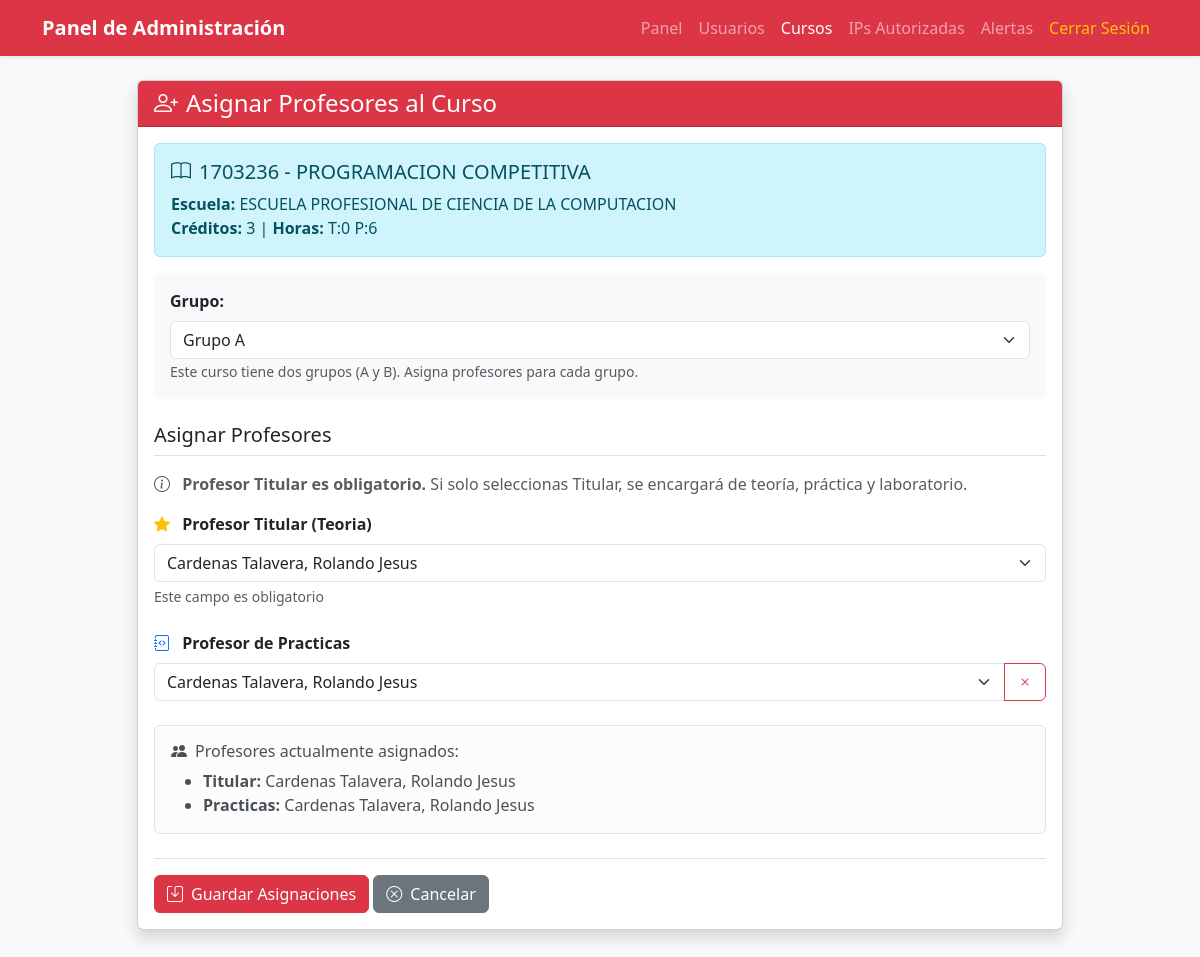
/gestion/cursos/1703236/profesores/ (signed in), run on the app's committed database.
### app/models/curso/models.py (models this page shows, shortened)
class Curso(models.Model):
    codigo = models.CharField(max_length=20, unique=True, primary_key=True)
    nombre = models.CharField(max_length=200)
    descripcion = models.TextField(blank=True, null=True)
    creditos = models.IntegerField(default=3)
    horas_teoria = models.IntegerField(default=2)
    horas_practica = models.IntegerField(default=2)
    horas_laboratorio = models.IntegerField(default=0)
    semestre_recomendado = models.IntegerField(default=1)
    escuela = models.ForeignKey(
        Escuela,
        on_delete=models.PROTECT,
        related_name='cursos'
    )
    prerequisitos = models.ManyToManyField(
        'self',
        symmetrical=False,
        related_name='cursos_siguientes',
        blank=True
    )
    fecha_creacion = models.DateTimeField(auto_now_add=True)
    fecha_actualizacion = models.DateTimeField(auto_now=True)
    is_active = models.BooleanField(default=True)
    tiene_grupo_b = models.BooleanField(
        default=False,
        help_text='Si el curso tiene dos grupos (A y B)'
    )
    class Meta:
        db_table = 'curso'
        verbose_name = 'Curso'
        verbose_name_plural = 'Cursos'
        ordering = ['codigo']

### app/models/usuario/models.py (models this page shows, shortened)
class Escuela(models.Model):
    codigo = models.CharField(max_length=20, unique=True, primary_key=True)
    nombre = models.CharField(max_length=200)
    facultad = models.CharField(max_length=200, blank=True, null=True)
    descripcion = models.TextField(blank=True, null=True)
    is_active = models.BooleanField(default=True)
    class Meta:
        db_table = 'escuela'
        verbose_name = 'Escuela'
        verbose_name_plural = 'Escuelas'

class Profesor(models.Model):
    usuario = models.OneToOneField(
        Usuario,
        on_delete=models.CASCADE,
        primary_key=True,
        related_name='profesor'
    )
    tipo_profesor = models.ForeignKey(
        TipoProfesor,
        on_delete=models.PROTECT,
        related_name='profesores'
    )
    escuela = models.ForeignKey(
        Escuela,
        on_delete=models.PROTECT,
        related_name='profesores',
        null=True,
        blank=True
    )
    especialidad = models.CharField(max_length=200, blank=True, null=True)
    grado_academico = models.CharField(max_length=100, blank=True, null=True)
    cv_url = models.URLField(blank=True, null=True)
    class Meta:
        db_table = 'profesor'
        verbose_name = 'Profesor'
        verbose_name_plural = 'Profesores'

class Usuario(AbstractBaseUser, PermissionsMixin):
    codigo = models.CharField(max_length=20, unique=True, primary_key=True)
    nombres = models.CharField(max_length=100)
    apellidos = models.CharField(max_length=100)
    email = models.EmailField(unique=True, validators=[EmailValidator()])
    telefono = models.CharField(max_length=20, blank=True, null=True)
    dni = models.CharField(
        max_length=8,
        unique=True,
        validators=[RegexValidator(regex=r'^\d{8}$', message='DNI debe tener 8 dígitos')]
    )
    tipo_usuario = models.ForeignKey(
        TipoUsuario,
        on_delete=models.PROTECT,
        related_name='usuarios'
    )
    estado_cuenta = models.ForeignKey(
        EstadoCuenta,
        on_delete=models.PROTECT,
        related_name='usuarios',
        default='ACTIVO'
    )
    permisos_usuario = models.ManyToManyField(
        Permiso,
        related_name='usuarios',
        blank=True
    )
    fecha_registro = models.DateTimeField(auto_now_add=True)
    fecha_actualizacion = models.DateTimeField(auto_now=True)
    ultimo_acceso = models.DateTimeField(null=True, blank=True)
    direccion_ip_ultimo_acceso = models.GenericIPAddressField(null=True, blank=True)
    is_active = models.BooleanField(default=True)
    is_staff = models.BooleanField(default=False)
    is_superuser = models.BooleanField(default=False)
    objects = UsuarioManager()
    USERNAME_FIELD = 'email'
    REQUIRED_FIELDS = ['codigo', 'nombres', 'apellidos', 'dni']
    class Meta:
        db_table = 'usuario'
        verbose_name = 'Usuario'
        verbose_name_plural = 'Usuarios'
        ordering = ['apellidos', 'nombres']

### app/models/horario/models.py (models this page shows, shortened)
class Horario(models.Model):
    DIAS_SEMANA = [
        (1, 'Lunes'),
        (2, 'Martes'),
        (3, 'Miércoles'),
        (4, 'Jueves'),
        (5, 'Viernes'),
        (6, 'Sábado'),
        (7, 'Domingo'),
    ]
    TIPO_CLASE = [
        ('TEORIA', 'Teoría'),
        ('PRACTICA', 'Práctica'),
        ('LABORATORIO', 'Laboratorio'),
        ('RESERVA', 'Reserva de Ambiente'),
    ]
    curso = models.ForeignKey(
        Curso,
        on_delete=models.CASCADE,
        related_name='horarios',
        null=True,
        blank=True
    )
    profesor = models.ForeignKey(
        Profesor,
        on_delete=models.SET_NULL,
        null=True,
        related_name='horarios'
    )
    ubicacion = models.ForeignKey(
        Ubicacion,
        on_delete=models.SET_NULL,
        null=True,
        related_name='horarios'
    )
    dia_semana = models.IntegerField(choices=DIAS_SEMANA)
    hora_inicio = models.TimeField()
    hora_fin = models.TimeField()
    tipo_clase = models.CharField(max_length=20, choices=TIPO_CLASE)
    periodo_academico = models.CharField(max_length=20)  # Ej: 2024-1
    grupo = models.CharField(max_length=10, default='A')  # A, B, C, etc.
    fecha_inicio = models.DateField()
    fecha_fin = models.DateField()
    is_active = models.BooleanField(default=True)
    observaciones = models.TextField(blank=True, null=True)
    es_reserva_extra = models.BooleanField(default=False)
    class Meta:
        db_table = 'horario'
        verbose_name = 'Horario'
        verbose_name_plural = 'Horarios'
        ordering = ['dia_semana', 'hora_inicio']

### app/models/curso/admin_views.py (the view, shortened to what this page needs)
# urls.py: path('gestion/cursos/<str:curso_codigo>/profesores/', asignar_profesores, name='asignar_profesores'),
@never_cache
@login_required
def asignar_profesores(request, curso_codigo):
    if not hasattr(request.user, 'tipo_usuario'):
        messages.error(request, 'No tiene permisos para acceder a esta página.')
        return redirect('login')
    tipo = request.user.tipo_usuario.nombre
    if tipo not in ['Administrador', 'Secretaria']:
        messages.error(request, 'Solo administradores y secretarias pueden asignar profesores.')
        return redirect('listar_cursos')
    curso = get_object_or_404(Curso, codigo=curso_codigo)
    profesores = Usuario.objects.filter(
        tipo_usuario__codigo='PROFESOR',
        is_active=True
    ).order_by('apellidos', 'nombres')
    grupo_consulta = request.GET.get('grupo', 'A')
    horarios = Horario.objects.filter(
        curso=curso,
        grupo=grupo_consulta
    ).filter(
        Q(is_active=True) | Q(hora_inicio='00:00:00')
    ).select_related('profesor__usuario').order_by('-is_active', '-id')
    horario_titular = horarios.filter(tipo_clase='TEORIA').first()
    horario_practicas = horarios.filter(tipo_clase='PRACTICA').first()
    horario_laboratorio = horarios.filter(tipo_clase='LABORATORIO').first()
    if curso.horas_teoria == 0 and not horario_titular:
        horario_titular = horarios.filter(tipo_clase='PRACTICA').first()
        if not horario_titular:
            horario_titular = horarios.filter(tipo_clase='LABORATORIO').first()
    profesor_titular = horario_titular
    profesor_practicas = horario_practicas
    profesor_laboratorio = horario_laboratorio
    context = {
        'usuario': request.user,
        'curso': curso,
        'profesores': profesores,
        'profesor_titular': profesor_titular,
        'profesor_practicas': profesor_practicas,
        'profesor_laboratorio': profesor_laboratorio,
        'grupo_actual': grupo_consulta,
    }
    return render(request, 'admin/asignar_profesores.html', context)

### Templates/admin/asignar_profesores.html (shortened to what this page needs)
<!doctype html>
<html lang="es">
<head>
    <link href="https://cdn.jsdelivr.net/npm/bootstrap@5.3.2/dist/css/bootstrap.min.css" rel="stylesheet">
    <link rel="stylesheet" href="https://cdn.jsdelivr.net/npm/bootstrap-icons@1.11.1/font/bootstrap-icons.css">
</head>
<body class="bg-light">
    <nav class="navbar navbar-expand-lg navbar-dark bg-danger shadow-sm">
        <div class="container">
            <a class="navbar-brand fw-bold" href="{% url 'secretaria_dashboard' %}">Panel de Administración</a>
            <div class="collapse navbar-collapse">
                <ul class="navbar-nav ms-auto">
                    <li class="nav-item"><a class="nav-link" href="{% url 'secretaria_dashboard' %}">Panel</a></li>
                    <li class="nav-item"><a class="nav-link" href="{% url 'listar_usuarios' %}">Usuarios</a></li>
                    <li class="nav-item"><a class="nav-link active" href="{% url 'listar_cursos' %}">Cursos</a></li>
                    <li class="nav-item"><a class="nav-link" href="{% url 'listar_ips' %}">IPs Autorizadas</a></li>
                    <li class="nav-item"><a class="nav-link" href="{% url 'listar_alertas' %}">Alertas</a></li>
                    <li class="nav-item"><a class="nav-link text-warning" href="{% url 'logout' %}">Cerrar Sesión</a>
                    </li>
                </ul>
            </div>
        </div>
    </nav>
    <main class="container mt-4 mb-5">
        <div class="row">
            <div class="col-md-10 mx-auto">
                <div class="card shadow">
                    <div class="card-header bg-danger text-white">
                        <h4 class="mb-0">
                            <i class="bi bi-person-plus me-2"></i>Asignar Profesores al Curso
                        </h4>
                    </div>
                    <div class="card-body">
                        <div class="alert alert-info">
                            <h5><i class="bi bi-book me-2"></i>{{ curso.codigo }} - {{ curso.nombre }}</h5>
                            <p class="mb-0">
                                <strong>Escuela:</strong> {{ curso.escuela.nombre }}<br>
                                <strong>Créditos:</strong> {{ curso.creditos }} |
                                <strong>Horas:</strong> T:{{ curso.horas_teoria }} P:{{ curso.horas_practica }}
                            </p>
                        </div>
                        <form method="POST" id="asignarProfesoresForm">
                            <div class="mb-4 bg-light p-3 rounded">
                                <label class="form-label"><strong>Grupo:</strong></label>
                                {% if curso.tiene_grupo_b %}
                                <select class="form-select" name="grupo" id="grupo" required>
                                    <option value="A">Grupo A</option>
                                </select>
                                <small class="text-muted">
                                    Este curso tiene dos grupos (A y B). Asigna profesores para cada grupo.
                                </small>
                                {% else %}
                                <input type="hidden" name="grupo" value="A">
                                <div class="form-control-plaintext"><strong>Grupo A</strong></div>
                                <small class="text-muted">
                                    Este curso solo tiene Grupo A.
                                </small>
                                {% endif %}
                            </div>
                            <h5 class="border-bottom pb-2 mb-3">Asignar Profesores</h5>
                            <p class="text-muted">
                                <i class="bi bi-info-circle me-2"></i>
                                <strong>Profesor Titular es obligatorio.</strong> Si solo seleccionas Titular, se
                                encargará de teoría, práctica y laboratorio.
                            </p>
                            <div class="mb-4">
                                <label class="form-label">
                                    <i class="bi bi-star-fill text-warning me-2"></i>
                                    <strong>Profesor Titular (Teoria)</strong>
                                </label>
                                <select class="form-select" name="profesor_titular" id="profesor_titular" required>
                                    {% for profesor in profesores %}
                                    <option value="{{ profesor.codigo }}">{{ profesor.apellidos }}, {{ profesor.nombres }}</option>
                                    {% endfor %}
                                </select>
                                <div class="form-text">Este campo es obligatorio</div>
                            </div>
                            <div class="mb-4" id="practicas-section"
                                style="display: {% if profesor_practicas %}block{% else %}none{% endif %};">
                                <label class="form-label">
                                    <i class="bi bi-journal-code text-primary me-2"></i>
                                    <strong>Profesor de Practicas</strong>
                                </label>
                                <div class="input-group">
                                    <select class="form-select" name="profesor_practicas" id="profesor_practicas">
                                        {% for profesor in profesores %}
                                        <option value="{{ profesor.codigo }}">{{ profesor.apellidos }}, {{ profesor.nombres }}</option>
                                        {% endfor %}
                                    </select>
                                    <button type="button" class="btn btn-outline-danger" onclick="hidePracticas()">
                                        <i class="bi bi-x"></i>
                                    </button>
                                </div>
                            </div>
                            {% if profesor_titular or profesor_practicas or profesor_laboratorio %}
                            <div class="alert alert-light border">
                                <h6><i class="bi bi-people-fill me-2"></i>Profesores actualmente asignados:</h6>
                                <ul class="mb-0">
                                    {% if profesor_titular %}
                                    <li><strong>Titular:</strong> {{ profesor_titular.profesor.usuario.apellidos }}, {{ profesor_titular.profesor.usuario.nombres }}</li>
                                    {% endif %}
                                    {% if profesor_practicas %}
                                    <li><strong>Practicas:</strong> {{ profesor_practicas.profesor.usuario.apellidos }}, {{ profesor_practicas.profesor.usuario.nombres }}</li>
                                    {% endif %}
                                </ul>
                            </div>
                            {% endif %}
                            <div class="border-top pt-3 mt-4">
                                <button type="submit" class="btn btn-danger">
                                    <i class="bi bi-save me-2"></i>Guardar Asignaciones
                                </button>
                                <a href="{% url 'listar_cursos' %}" class="btn btn-secondary">
                                    <i class="bi bi-x-circle me-2"></i>Cancelar
                                </a>
                            </div>
                        </form>
                    </div>
                </div>
            </div>
        </div>
    </main>
</body>
</html>

### data on the page
Curso: codigo "1703236", nombre "PROGRAMACION COMPETITIVA", escuela.nombre "ESCUELA PROFESIONAL DE CIENCIA DE LA COMPUTACION", creditos "3", horas_teoria "0", horas_practica "6"
Horario: profesor.usuario.apellidos "Cardenas Talavera", profesor.usuario.nombres "Rolando Jesus"

### other printed values
form field profesor_titular "Cardenas Talavera, Rolando Jesus"
form field profesor_practicas "Cardenas Talavera, Rolando Jesus"
